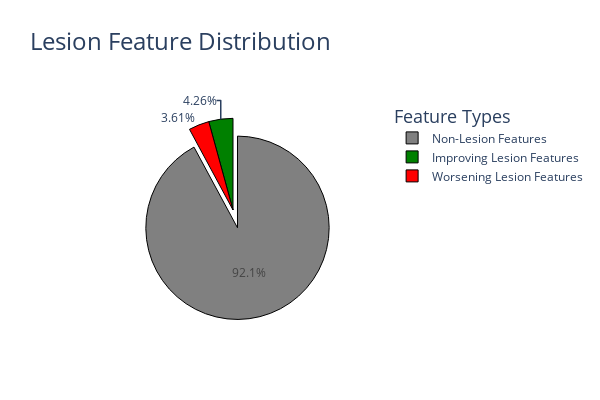

Notebook code for this chart:
### Code cell
### lesion effect (B pre vs C post)
lesion_effect_df = treatment_on_lesion_df[treatment_on_lesion_df['Significance'] != 'n.s.']
print(f"Number of significant features that describe the lesion (B pre vs C post): {lesion_effect_df.shape[0]}")
improving_lesion_features = lesion_effect_df[lesion_effect_df['direction'] == 'towards_healthy']
avg_improving_effect_size = improving_lesion_features['change_effect_size'].mean()
print(f"Number of improving lesion features after treatment: {improving_lesion_features.shape[0]}. Mean effect size: {avg_improving_effect_size:.2f}")
worsening_lesion_features = lesion_effect_df[lesion_effect_df['direction'] == 'away_from_healthy']
avg_worsening_effect_size = worsening_lesion_features['change_effect_size'].mean()
print(f"Number of worsening lesion features after treatment: {worsening_lesion_features.shape[0]}. Mean effect size: {avg_worsening_effect_size:.2f}")

labels = ("Improving Lesion Features", "Worsening Lesion Features", "Non-Lesion Features")
sizes = (
    improving_lesion_features.shape[0],
    worsening_lesion_features.shape[0],
    treatment_on_lesion_df.shape[0]
)
lesion_fig = go.Figure(
    data=[go.Pie(
        labels=labels, 
        values=sizes, 
        pull=[0, 0, 0.2],
        marker=dict(colors=['green', 'red', 'grey'], line=dict(color='black', width=1))
        )]
)
lesion_fig.update_layout(
    title_text="Lesion Feature Distribution",
    title_font_size=24,
    legend_title_text="Feature Types",
    legend_title_font_size=18,
    height=400,
    width=600,
)

lesion_fig.write_image(os.path.join('./', 'lesion_feature_distribution.svg'))
lesion_fig.show()

### Figure 1 — Plotly figure (JSON) as saved in the notebook; plotly's stock layout.template omitted (floating-point values rounded to 4 significant figures)
{"data": [{"labels": ["Improving Lesion Features", "Worsening Lesion Features", "Non-Lesion Features"], "marker": {"colors": ["green", "red", "grey"], "line": {"color": "black", "width": 1}}, "pull": [0, 0, 0.2], "type": "pie", "values": [124, 105, 2680]}], "layout": {"height": 400, "legend": {"title": {"font": {"size": 18}, "text": "Feature Types"}}, "title": {"font": {"size": 24}, "text": "Lesion Feature Distribution"}, "width": 600}}
